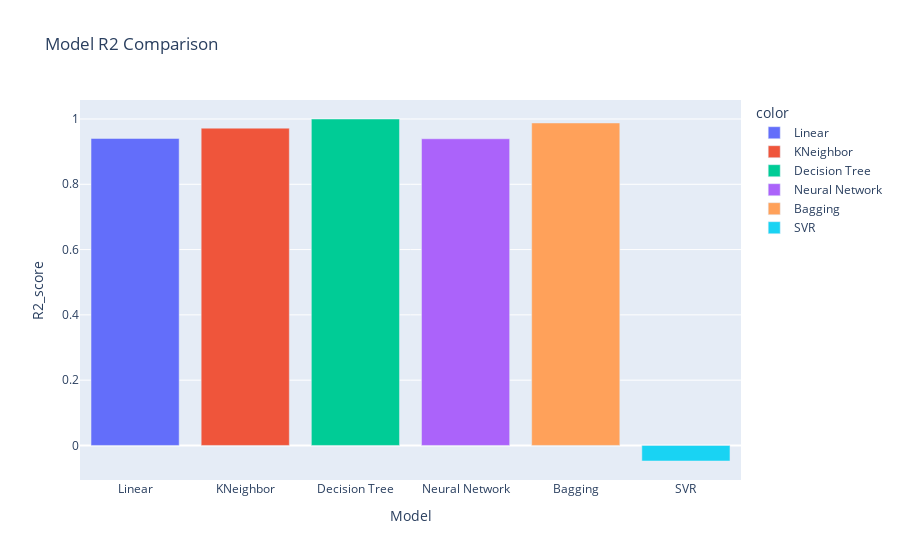

The code cell stored with this chart in its notebook:
### Code cell
fig.show()

### Figure 1 — Plotly figure (JSON) as saved in the notebook; plotly's stock layout.template omitted (floating-point values rounded to 4 significant figures)
{"data": [{"alignmentgroup": "True", "hovertemplate": "color=Linear<br>Model=%{x}<br>R2_score=%{y}<extra></extra>", "legendgroup": "Linear", "marker": {"color": "#636efa", "pattern": {"shape": ""}}, "name": "Linear", "offsetgroup": "Linear", "orientation": "v", "showlegend": true, "textposition": "auto", "type": "bar", "x": ["Linear"], "xaxis": "x", "y": [0.9404], "yaxis": "y"}, {"alignmentgroup": "True", "hovertemplate": "color=KNeighbor<br>Model=%{x}<br>R2_score=%{y}<extra></extra>", "legendgroup": "KNeighbor", "marker": {"color": "#EF553B", "pattern": {"shape": ""}}, "name": "KNeighbor", "offsetgroup": "KNeighbor", "orientation": "v", "showlegend": true, "textposition": "auto", "type": "bar", "x": ["KNeighbor"], "xaxis": "x", "y": [0.972], "yaxis": "y"}, {"alignmentgroup": "True", "hovertemplate": "color=Decision Tree<br>Model=%{x}<br>R2_score=%{y}<extra></extra>", "legendgroup": "Decision Tree", "marker": {"color": "#00cc96", "pattern": {"shape": ""}}, "name": "Decision Tree", "offsetgroup": "Decision Tree", "orientation": "v", "showlegend": true, "textposition": "auto", "type": "bar", "x": ["Decision Tree"], "xaxis": "x", "y": [1.0], "yaxis": "y"}, {"alignmentgroup": "True", "hovertemplate": "color=Neural Network<br>Model=%{x}<br>R2_score=%{y}<extra></extra>", "legendgroup": "Neural Network", "marker": {"color": "#ab63fa", "pattern": {"shape": ""}}, "name": "Neural Network", "offsetgroup": "Neural Network", "orientation": "v", "showlegend": true, "textposition": "auto", "type": "bar", "x": ["Neural Network"], "xaxis": "x", "y": [0.9394], "yaxis": "y"}, {"alignmentgroup": "True", "hovertemplate": "color=Bagging<br>Model=%{x}<br>R2_score=%{y}<extra></extra>", "legendgroup": "Bagging", "marker": {"color": "#FFA15A", "pattern": {"shape": ""}}, "name": "Bagging", "offsetgroup": "Bagging", "orientation": "v", "showlegend": true, "textposition": "auto", "type": "bar", "x": ["Bagging"], "xaxis": "x", "y": [0.9878], "yaxis": "y"}, {"alignmentgroup": "True", "hovertemplate": "color=SVR<br>Model=%{x}<br>R2_score=%{y}<extra></extra>", "legendgroup": "SVR", "marker": {"color": "#19d3f3", "pattern": {"shape": ""}}, "name": "SVR", "offsetgroup": "SVR", "orientation": "v", "showlegend": true, "textposition": "auto", "type": "bar", "x": ["SVR"], "xaxis": "x", "y": [-0.04762], "yaxis": "y"}], "layout": {"autosize": true, "barmode": "relative", "legend": {"title": {"text": "color"}, "tracegroupgap": 0}, "title": {"text": "Model R2 Comparison"}, "xaxis": {"anchor": "y", "autorange": true, "domain": [0, 1], "range": [-0.5, 5.5], "title": {"text": "Model"}, "type": "category"}, "yaxis": {"anchor": "x", "autorange": true, "domain": [0, 1], "range": [-0.1058, 1.058], "title": {"text": "R2_score"}, "type": "linear"}}}
